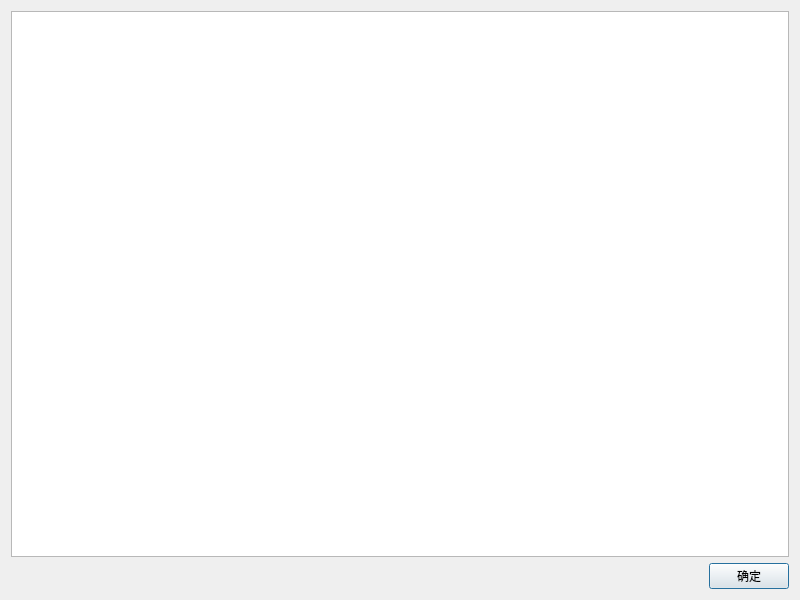
<?xml version="1.0" encoding="UTF-8"?>
<ui version="4.0">
 <class>Form</class>
 <widget class="QWidget" name="Form">
  <property name="windowModality">
   <enum>Qt::WindowModal</enum>
  </property>
  <property name="geometry">
   <rect>
    <x>0</x>
    <y>0</y>
    <width>800</width>
    <height>600</height>
   </rect>
  </property>
  <property name="windowTitle">
   <string>Form</string>
  </property>
  <layout class="QHBoxLayout" name="horizontalLayout">
   <item>
    <layout class="QVBoxLayout" name="verticalLayout">
     <item>
      <widget class="QPlainTextEdit" name="plainTextEdit"/>
     </item>
     <item>
      <widget class="QPushButton" name="pushButton_apply">
       <property name="sizePolicy">
        <sizepolicy hsizetype="Fixed" vsizetype="Fixed">
         <horstretch>0</horstretch>
         <verstretch>0</verstretch>
        </sizepolicy>
       </property>
       <property name="layoutDirection">
        <enum>Qt::RightToLeft</enum>
       </property>
       <property name="text">
        <string>确定</string>
       </property>
       <property name="autoDefault">
        <bool>true</bool>
       </property>
       <property name="default">
        <bool>true</bool>
       </property>
       <property name="flat">
        <bool>false</bool>
       </property>
      </widget>
     </item>
    </layout>
   </item>
  </layout>
 </widget>
 <resources/>
 <connections/>
</ui>
